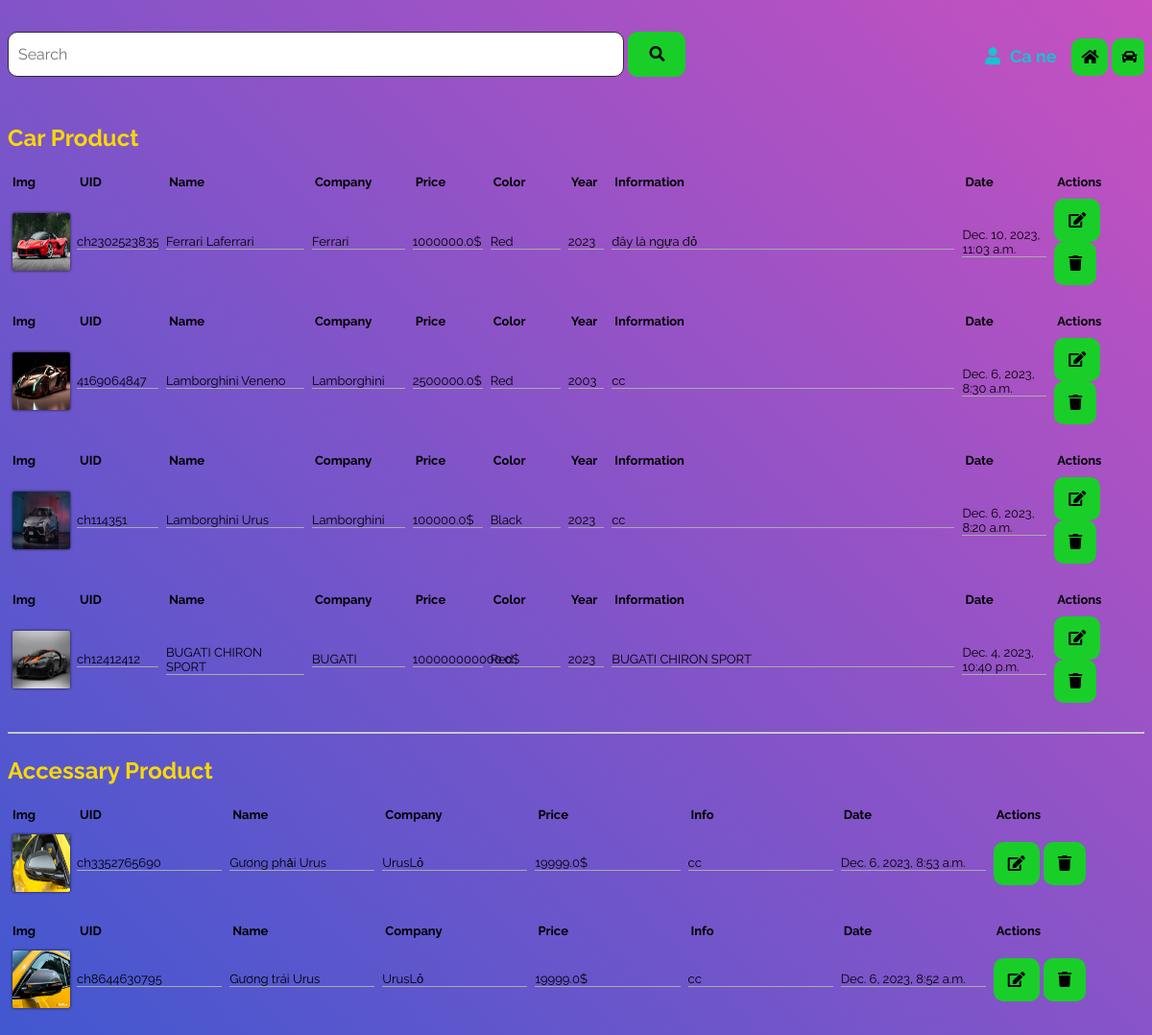
Page /manage/product-manage/ on the committed database.
### product/models.py (models this page shows, shortened)
class car_model(models.Model):
    car_color_choice = (
        ("Red", "Red"),
        ("Green", "Green"),
        ("Yellow", "Yellow"),
        ("White", "White"),
        ("Black", "Black")
    )
    car_uid = models.CharField(max_length=10, null=False, unique=True, blank=True)
    car_name = models.CharField(max_length=50, null=False)
    car_company = models.CharField(max_length=50, null=False)
    car_price = models.FloatField(max_length=50, null=False, default=0)
    car_color = models.CharField(
        max_length=20,
        choices=car_color_choice,
        default="Red"
    )
    car_information = models.TextField(max_length=200, null=False)
    car_images = models.ImageField(upload_to='images/%y/%m/%d', default='https://t3.ftcdn.net/jpg/01/71/13/24/360_F_171132449_uK0OO5XHrjjaqx5JUbJOIoCC3GZP84Mt.jpg')
    car_quantity = models.IntegerField(default=1)
    car_year = models.CharField(max_length=4, null=False, default="")
    slug = models.SlugField(max_length=200, unique=True, null=False, blank=True, editable=False)
    upload_date  = models.DateTimeField(auto_now_add=True)
    class Meta:
        ordering = ('-upload_date',)

class Accessary(models.Model):
    accessary_uid = models.CharField(max_length=10, null=False, blank=True, editable=False)
    accessary_name = models.CharField(max_length=50, null=False, default="")
    accessary_company = models.CharField(max_length=50, null=False)
    accessary_price = models.FloatField(max_length=50, null=False)
    accessary_info = models.TextField(max_length=200, null=False)
    accessary_images = models.ImageField(upload_to='images/%y/%m/%d', default=None)
    accessary_quantity = models.IntegerField(default=1)
    slug = models.SlugField(max_length=50, unique=True, null=False, blank=True, editable=False)
    upload_date = models.DateTimeField(auto_now_add=True)
    class Meta:
        ordering = ('-upload_date',)

### inventory/views.py (the view)
# urls.py: path('product-manage/', views.product_manage, name="product_manager"),
def product_manage(request):
    car_items = car_model.objects.all
    accessary_items = Accessary.objects.all()
    return render(request, "product_manage.html", {"car_items": car_items, "accessary_items": accessary_items})

### cart/context_processors.py (called while the page is built)
def cart(request):
    return {'cart': Cart(request)}

### inventory/templates/product_manage.html (shortened to what this page needs)
<!DOCTYPE html>
<html lang="en" >
<head>
  {% load static %}
  <link rel="stylesheet" href="https://cdnjs.cloudflare.com/ajax/libs/font-awesome/5.14.0/css/all.min.css">
  <link rel="stylesheet" href="{% static 'css/manage/product_mng.css' %}">
</head>
<body>
    <div class="tools">
    <div class="search-area">
        <input type="text" id="search" placeholder="Search" />
        <button id="searchbutton"><i class="fas fa-search"></i></button>
    </div>
    <div class="new-product">
        <span class="username"><i class="fas fa-user"></i>Ca ne</span>
        <a href="{% url 'home' %}" class="new-product-btn"><i class="fas fa-home"></i></a>
        <a href="{% url 'add_car_product' %}" class="new-product-btn"><i class="fas fa-car"></i></a>
    </div>
    </div>
    <h3 class="car-product-title">Car Product</h3>
    {% for car_item in car_items %}
    <table class="product-grid">
        <tr>
            <th class="product-img">Img</th>
            <th class="car">UID</th>
            <th class="car">Name</th>
            <th class="car">Company</th>
            <th class="car">Price</th>
            <th class="car">Color</th>
            <th class="car">Year</th>
            <th class="car">Information</th>
            <th class="car">Date</th>
            <th class="car">Actions</th>
        </tr>
        <tr>
            <td class="product-img">
            <img src="{{car_item.car_images.url}}">
            </td>
            <td><span type="text" name="field"/>{{car_item.car_uid}}</td>
            <td><span type="text" name="field"/>{{car_item.car_name}}</td>
            <td><span type="text" name="field"/>{{car_item.car_company}}</td>
            <td><span type="text" name="field"/>{{car_item.car_price}}$</td>
            <td><span type="text" name="field"/>{{car_item.car_color}}</td>
            <td><span type="text" name="field"/>{{car_item.car_year}}</td>
            <td><span type="text" name="field"/>{{car_item.car_information}}</td>
            <td><span type="text" name="field"/>{{car_item.upload_date}}</td>
            <td>
                <button><i class="fas fa-edit"></i></button>
                <button><i class="fas fa-trash"></i></button>
            </td>
        </tr>
    </table>
    {% endfor %}
    <hr>
    <h3 class="car-product-title">Accessary Product</h3>
    {% for accessary_item in accessary_items %}
    <table class="product-grid">
        <tr class="accessary-table">
            <th class="product-img">Img</th>
            <th>UID</th>
            <th>Name</th>
            <th>Company</th>
            <th>Price</th>
            <th>Info</th>
            <th>Date</th>
            <th>Actions</th>
        </tr>
        <tr>
            <td class="product-img">
            <img src="{{accessary_item.accessary_images.url}}">
            </td>
            <td><span type="text" name="field"/>{{accessary_item.accessary_uid}}</td>
            <td><span type="text" name="field"/>{{accessary_item.accessary_name}}</td>
            <td><span type="text" name="field"/>{{accessary_item.accessary_company}}</td>
            <td><span type="text" name="field"/>{{accessary_item.accessary_price}}$</td>
            <td><span type="text" name="field"/>{{accessary_item.accessary_info}}</td>
            <td><span type="text" name="field"/>{{accessary_item.upload_date}}</td>
            <td><button><i class="fas fa-edit"></i></button> <button><i class="fas fa-trash"></i></button></td>
        </tr>
    </table>
    {% endfor %}
</body>
</html>

### static/css/manage/product_mng.css (style rules this page uses)
body { background: #9053c7; background: -webkit-linear-gradient(-135deg, #c850c0, #4158d0); background: -o-linear-gradient(-135deg, #c850c0, #4158d0); background: -moz-linear-gradient(-135deg, #c850c0, #4158d0); background: linear-gradient(-135deg, #c850c0, #4158d0); }
input, textarea { height: 25px; margin: 0; padding: 10px; font-family: Raleway, sans-serif; font-weight: normal; font-size: 12pt; outline: none; border-radius: 0; background: none; border: 1px solid #282B33; }
button { height: 25px; margin: 0; padding: 10px; font-family: Raleway, sans-serif; font-weight: normal; font-size: 12pt; outline: none; border: none; border-radius: 10px; }
button, select { height: 45px; padding: 0 15px; cursor: pointer; }
button { background: none; margin: 25px 0; background-color: #19ce28; }
.new-product-btn { position: relative; top: 40px; left: 27%; margin-top: 20px; padding: 10px; font-family: Raleway, sans-serif; font-weight: normal; font-size: 12pt; outline: none; background-color: #19ce28; color: black; border: none; text-decoration: none; border-radius: 10px; }
.username { position: relative; top: 40px; left: 26%; color: #19c2ce; font-size: 18px; font-weight: bold; font-family: Raleway, sans-serif; }
.fa-user { margin-right: 10px; }
.tools { overflow: auto; zoom: 1; }
.search-area { float: left; width: 60%; }
#searchbutton { width: 60px; height: 47px; }
input#search { width: 30%; width: calc(100% - 90px); padding: 10px; border: 1px solid #282B33; border-radius: 10px; background-color: #fff; }
.product-grid { width: 100%; table-layout: fixed; border-collapse: collapse; font-family: Raleway, sans-serif; margin-bottom: 30px; }
.car-product-title { font-family: Raleway, sans-serif; font-size: 24px; color: #f9d806; }
.product-grid th { width: auto; padding: 0 5px 10px; text-align: left; font-size: 13px; }
.product-grid td { width: auto; padding: 0 2px; }
.product-grid .car:nth-child(2) { width: 7%; }
.product-grid .car:nth-child(3) { width: 12%; }
.product-grid .car:nth-child(4) { width: 8%; }
.product-grid .car:nth-child(5) { width: 6%; }
.product-grid .car:nth-child(6) { width: 6%; }
.product-grid .car:nth-child(7) { width: 3%; }
.product-grid .car:nth-child(8) { width: 30%; }
.product-grid span { display: block; width: 90%; width: calc(100% - 4px); margin: 0; padding: 0px 0px; border: 0; border-bottom: 1px solid #aaa; font-size: 13px; }
.product-grid button { margin: 0; }
.product-grid .product-img { width: 60px; vertical-align: middle; }
.product-grid .product-img img { display: block; margin: 3px auto; width: auto; height: 60px; max-width: 60px; background-cover: fit; box-shadow: 0px 0px 3px 0px rgba(0,0,0,0.8); border-radius: 2px; }

### rows in the picture
car_model: car_images (picture), car_uid "ch2302523835", car_name "Ferrari Laferrari", car_company "Ferrari", car_price "1000000.0", car_color "Red", car_year "2023", car_information "đây là ngựa đỏ", upload_date "Dec. 10, 2023, 11:03 a.m."
car_model: car_images (placeholder picture), car_uid "4169064847", car_name "Lamborghini Veneno", car_company "Lamborghini", car_price "2500000.0", car_color "Red", car_year "2003", car_information "cc", upload_date "Dec. 6, 2023, 8:30 a.m."
car_model: car_images (picture), car_uid "ch114351", car_name "Lamborghini Urus", car_company "Lamborghini", car_price "100000.0", car_color "Black", car_year "2023", car_information "cc", upload_date "Dec. 6, 2023, 8:20 a.m."
car_model: car_images (picture), car_uid "ch12412412", car_name "BUGATI CHIRON SPORT", car_company "BUGATI", car_price "100000000000.0", car_color "Red", car_year "2023", car_information "BUGATI CHIRON SPORT", upload_date "Dec. 4, 2023, 10:40 p.m."
Accessary: accessary_images (picture), accessary_uid "ch3352765690", accessary_name "Gương phải Urus", accessary_company "UrusLỏ", accessary_price "19999.0", accessary_info "cc", upload_date "Dec. 6, 2023, 8:53 a.m."
Accessary: accessary_images (picture), accessary_uid "ch8644630795", accessary_name "Gương trái Urus", accessary_company "UrusLỏ", accessary_price "19999.0", accessary_info "cc", upload_date "Dec. 6, 2023, 8:52 a.m."
